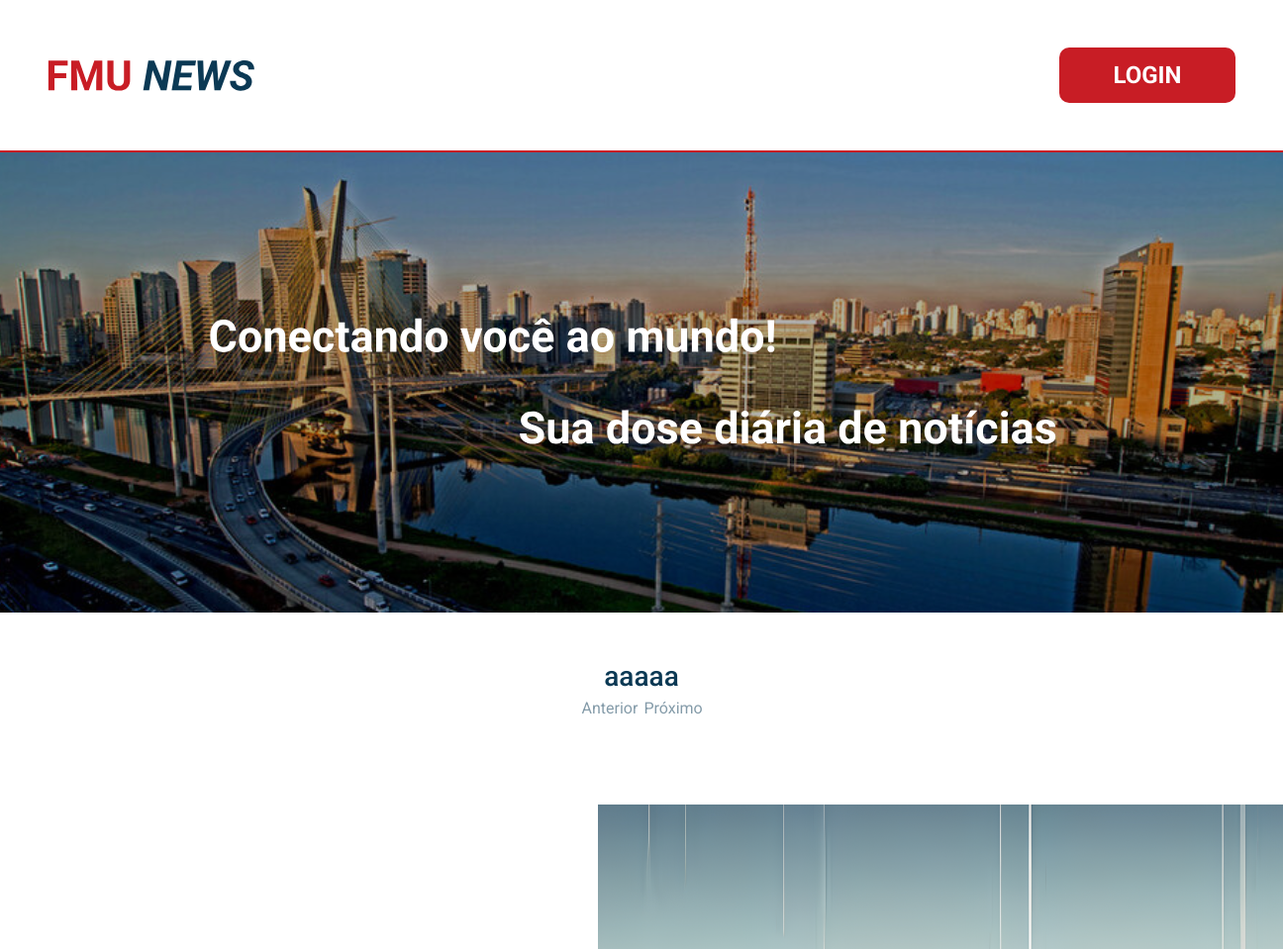
Before: / (upper part) with the older database file.
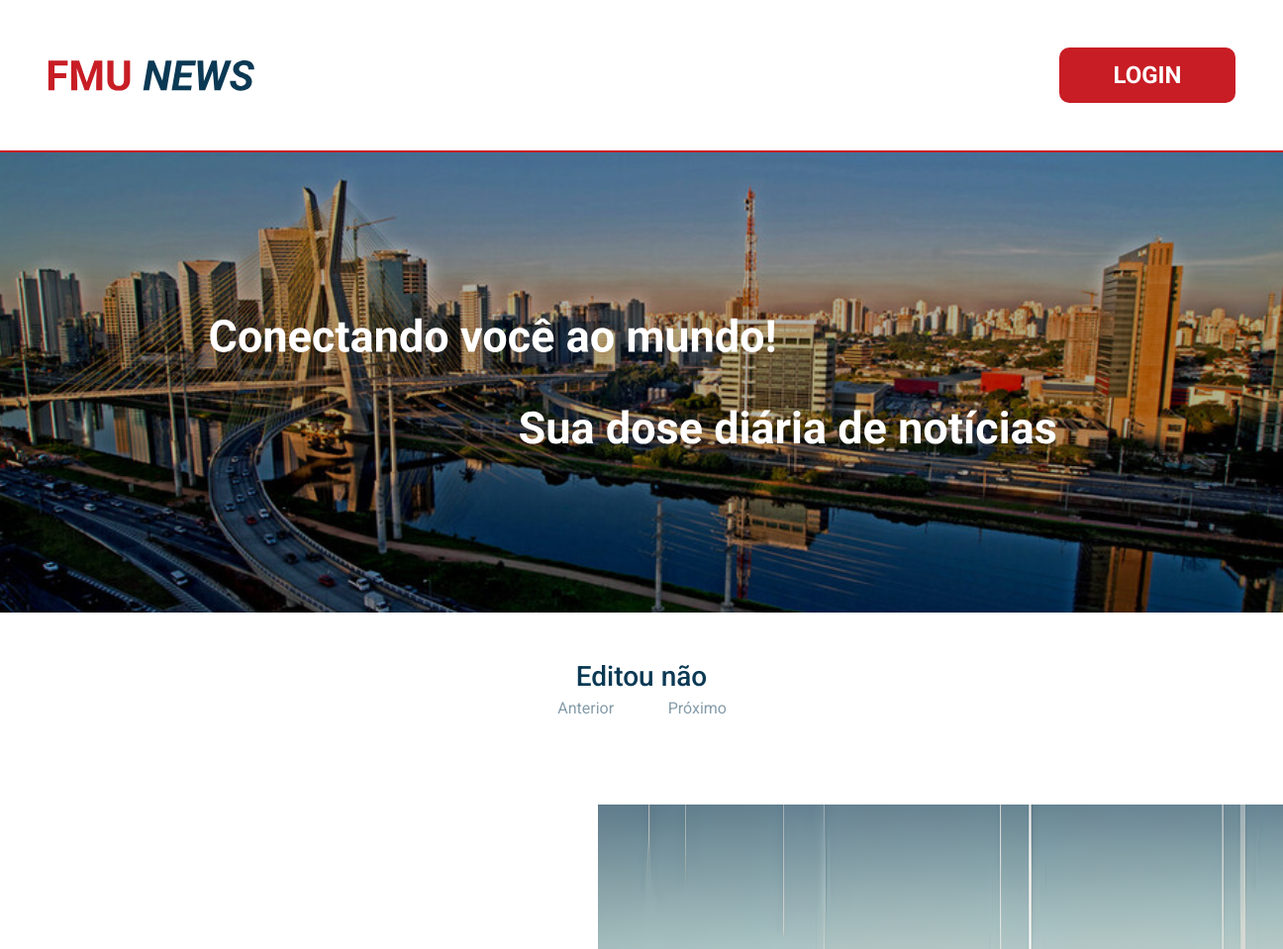
After: the same page with the newer database file.
### tables this page shows
CREATE TABLE `post` (
  `id_post` int(11) NOT NULL,
  `postagem` text NOT NULL,
  `id_cliente` int(11) NOT NULL,
  `titulo` varchar(200) NOT NULL
);

### index.php (the view, shortened to what this page needs)
<?php
    include_once "conexao.php";
    try {
        $select = $con->prepare("SELECT * FROM post");
        $select->execute();
?>
<!DOCTYPE html>
<html lang="pt-br">
<head>
    <link href="https://cdn.jsdelivr.net/npm/bootstrap@5.3.3/dist/css/bootstrap.min.css" rel="stylesheet">
    <link rel="stylesheet" href="./assets/css/style.css">
</head>
<body>
    <header class="borda-vermelha border-2 border-top-0 border-end-0 border-start-0">
        <div class="d-flex justify-content-between align-items-center m-5 teste cabecalho">
            <img src="./assets/imagens/logo.svg" alt="Logo do FMU News com o FMU na cor vermelha e o News na cor azul">
            <a href="./login.html"><button class="botao-estilo botao-cadastro borda-raio fw-bold">LOGIN</button></a>
        </div>
    </header>
    <main class="d-flex flex-column justify-content-center align-items-center">
        <section class="banner mb-5">
            <img src="./assets/imagens/Banner.svg" alt="">
        </section>
        <section id="carouselExampleFade" class="carousel slide carousel-fade backgroud-primary" data-ride="carousel">
            <div class="carousel-inner">
            <?php
                $isActive = true;
                while ($result = $select->fetch()) {
                    $id_post = $result['id_post'];
                    $titulo = $result['titulo'];
                    $activeClass = $isActive ? 'active' : '';
                    $isActive = false;
                    echo "<div class='carousel-item $activeClass mb-5'>
                            <a href='noticia.php?id_post=$id_post' style='text-decoration: none' class='texto-azul'>
                                <h3 class='mb-3'>".$titulo."</h3>
                            </a>
                        </div>";
                }
              } catch (PDOException $e) {
                  echo "Erro: " . $e->getMessage();
              }
              ?>
            </div>
            <a class="carousel-control-prev " href="#carouselExampleFade" role="button" data-slide="prev">
              <span class="sr-only botao-branco">Anterior</span>
            </a>
            <a class="carousel-control-next" href="#carouselExampleFade" role="button" data-slide="next">
              <span class="sr-only botao-branco">Próximo</span>
            </a>
          </section>
        <section class="quem-somos d-flex align-items-center justify-content-center m-5">
            <img src="./assets/imagens/quem-somos.svg" alt="">
        </section>
    </main>
</body>
</html>

Changed rows visible on the page:
removed post: titulo "aaaaa"
added post: titulo "Editou não"
